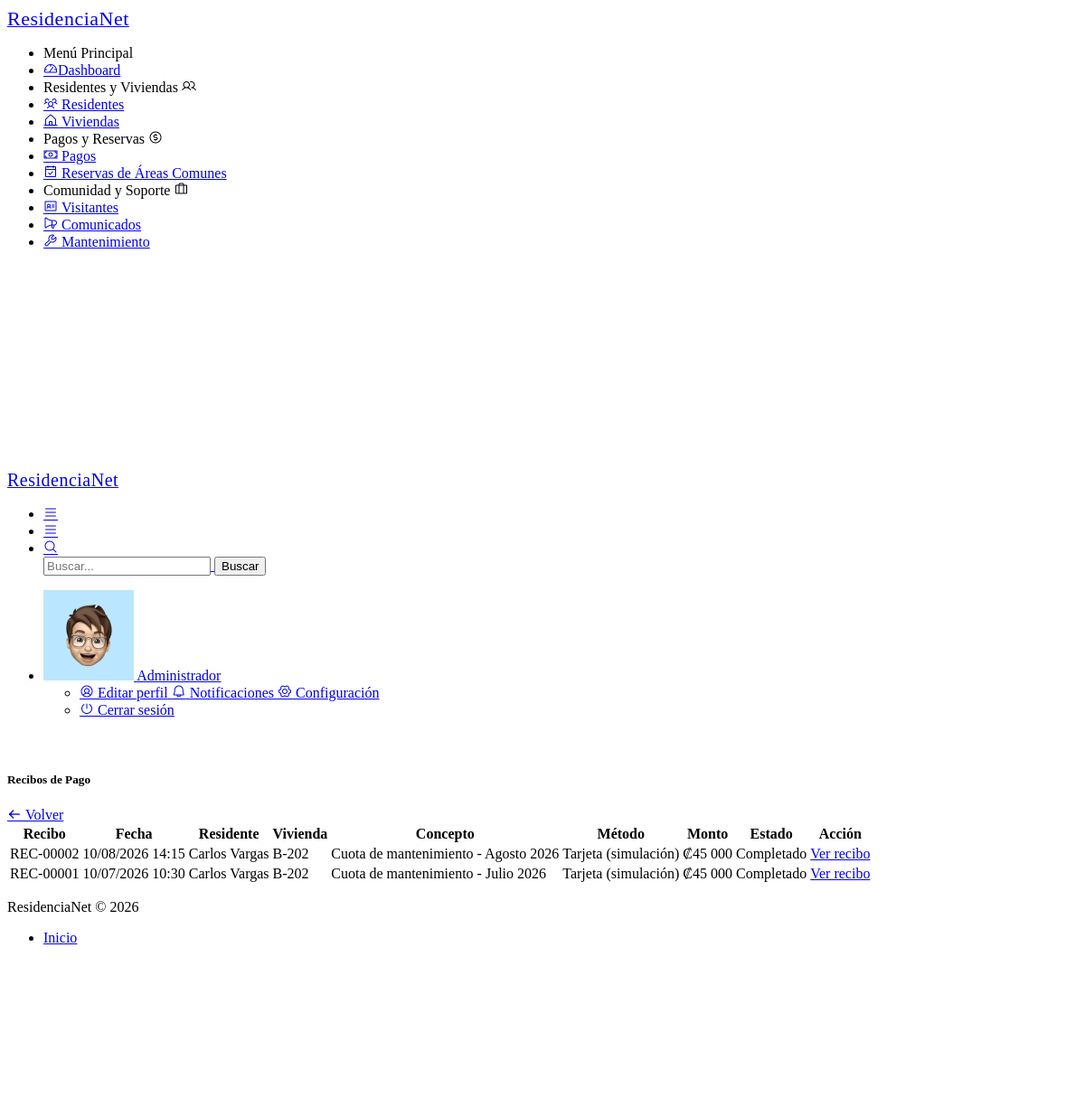
The page /pago/recibos (signed in) on the database its author committed.
### tables this page shows
CREATE TABLE IF NOT EXISTS pagos (
    id INT AUTO_INCREMENT PRIMARY KEY,
    cuota_id INT NOT NULL UNIQUE,
    monto DECIMAL(10,2) NOT NULL,
    fecha_pago DATETIME NOT NULL,
    metodo_pago VARCHAR(50) NOT NULL,
    numero_recibo VARCHAR(20) UNIQUE,
    estado ENUM('Completado') DEFAULT 'Completado',
    created_at TIMESTAMP DEFAULT CURRENT_TIMESTAMP,

    FOREIGN KEY (cuota_id)
        REFERENCES cuotas(id)
        ON DELETE CASCADE
);

CREATE TABLE IF NOT EXISTS residentes (
    id INT AUTO_INCREMENT PRIMARY KEY,
    nombre VARCHAR(100) NOT NULL,
    cedula VARCHAR(30) NOT NULL UNIQUE,
    vivienda_id INT NOT NULL,
    tipo_residente ENUM('Propietario', 'Inquilino', 'Familiar') NOT NULL,
    telefono VARCHAR(30) NOT NULL,
    correo VARCHAR(100) NOT NULL,
    fecha_ingreso DATE NOT NULL,
    estado ENUM('Activo', 'Inactivo') DEFAULT 'Activo',
    observaciones TEXT,
    created_at TIMESTAMP DEFAULT CURRENT_TIMESTAMP,
    FOREIGN KEY (vivienda_id) REFERENCES viviendas(id)
);

CREATE TABLE IF NOT EXISTS viviendas (
    id INT AUTO_INCREMENT PRIMARY KEY,
    identificador VARCHAR(50) NOT NULL,
    tipo ENUM('Apartamento', 'Casa', 'Local Comercial') NOT NULL,
    propietario VARCHAR(100),
    area DECIMAL(10,2) NOT NULL,
    num_habitantes INT DEFAULT 0,
    estado ENUM('Disponible', 'Ocupada', 'En mantenimiento') DEFAULT 'Disponible',
    observaciones TEXT,
    created_at TIMESTAMP DEFAULT CURRENT_TIMESTAMP
);

CREATE TABLE IF NOT EXISTS cuotas (
    id INT AUTO_INCREMENT PRIMARY KEY,
    residente_id INT NOT NULL,
    periodo DATE NOT NULL,
    monto DECIMAL(10,2) NOT NULL,
    fecha_vencimiento DATE NOT NULL,
    estado ENUM('Pendiente', 'Pagada') DEFAULT 'Pendiente',
    created_at TIMESTAMP DEFAULT CURRENT_TIMESTAMP,

    FOREIGN KEY (residente_id)
        REFERENCES residentes(id)
        ON DELETE CASCADE,

    UNIQUE (residente_id, periodo)
);

### app/controllers/PagoController.php (called while the page is built, shortened)
<?php
require_once '../app/core/Controller.php';
class PagoController extends Controller {
    private $pagoModel;
    public function __construct() {
        $this->pagoModel = $this->model('Pago');
    }
    public function recibos() {
        $pagos = $this->pagoModel->getPagos();
        $this->view('pagos/recibos', ['pagos' => $pagos]);
    }
}

### app/core/app.php (called while the page is built, shortened)
<?php
class App {
    protected $method = 'index';
    public function __construct() {
        $url = $this->parseUrl();
        if (isset($url[0]) && file_exists('../app/controllers/' . ucfirst($url[0]) . 'Controller.php')) {
            unset($url[0]);
        }
        $this->controller = new $this->controller;
        if (isset($url[1])) {
            if (method_exists($this->controller, $url[1])) {
                $this->method = $url[1];
                unset($url[1]);
            }
        }
        $this->params = $url ? array_values($url) : [];
        call_user_func_array([$this->controller, $this->method], $this->params);
    }
    public function parseUrl() {
        if (isset($_GET['url'])) {
            return explode('/', filter_var(rtrim($_GET['url'], '/'), FILTER_SANITIZE_URL));
        }
        return [];
    }
}

### public/index.php (called while the page is built, shortened)
<?php
require_once '../app/core/app.php';
require_once '../app/core/controller.php';
$app = new App();

### app/config/database.php (called while the page is built, shortened)
<?php
class Database {
    private static $instance = null;
    private $conn;
    private function __construct() {
        try {
            $this->conn = new mysqli(DB_HOST, DB_USER, DB_PASS, DB_NAME);
            $this->conn->set_charset("utf8");
        } catch (mysqli_sql_exception $e) {
            die("Error de conexión a la base de datos. Verifica que MySQL esté encendido y la base '" . DB_NAME . "' exista. Detalle: " . $e->getMessage());
        }
    }
    public static function getInstance() {
        if (!self::$instance) {
            self::$instance = new Database();
        }
        return self::$instance;
    }
    public function getConnection() {
        return $this->conn;
    }
}

### app/models/Pago.php (called while the page is built, shortened)
<?php
require_once '../app/config/database.php';
class Pago {
    private $db;
    public function __construct() {
        $this->db = Database::getInstance()->getConnection();
    }
    public function getPagos() {
        $query = "SELECT pagos.*,
                         cuotas.periodo,
                         residentes.nombre AS residente_nombre,
                         viviendas.identificador AS vivienda_identificador
                  FROM pagos
                  JOIN cuotas ON pagos.cuota_id = cuotas.id
                  JOIN residentes ON cuotas.residente_id = residentes.id
                  JOIN viviendas ON residentes.vivienda_id = viviendas.id
                  ORDER BY pagos.fecha_pago DESC";
        $result = $this->db->query($query);
        return $result->fetch_all(MYSQLI_ASSOC);
    }
}

### app/views/pagos/recibos.php (the view, shortened to what this page needs)
<?php
include '../app/views/layouts/header.php';
include '../app/views/layouts/sidebar.php';
include '../app/views/layouts/topbar.php';
$meses = [
    1 => 'Enero', 2 => 'Febrero', 3 => 'Marzo', 4 => 'Abril',
    5 => 'Mayo', 6 => 'Junio', 7 => 'Julio', 8 => 'Agosto',
    9 => 'Septiembre', 10 => 'Octubre', 11 => 'Noviembre', 12 => 'Diciembre'
];
?>
<div class="pc-container">
    <div class="pc-content">
        <div class="row">
            <div class="col-12">
                <div class="card">
                    <div class="card-header d-flex justify-content-between align-items-center">
                        <h5 class="mb-0">Recibos de Pago</h5>
                        <a href="<?= BASE_URL ?>/pago/index" class="btn btn-secondary">
                            <i class="feather icon-arrow-left"></i>
                            Volver
                        </a>
                    </div>
                    <div class="card-body">
                        <?php if (empty($pagos)): ?>
                            <div class="alert alert-info mb-0">
                                Todavía no hay pagos registrados.
                            </div>
                        <?php else: ?>
                            <div class="table-responsive">
                                <table class="table table-hover table-striped align-middle">
                                    <thead>
                                        <tr>
                                            <th>Recibo</th>
                                            <th>Fecha</th>
                                            <th>Residente</th>
                                            <th>Vivienda</th>
                                            <th>Concepto</th>
                                            <th>Método</th>
                                            <th>Monto</th>
                                            <th>Estado</th>
                                            <th>Acción</th>
                                        </tr>
                                    </thead>
                                    <tbody>
                                        <?php foreach ($pagos as $pago): ?>
                                            <?php
                                            $periodoTimestamp = strtotime($pago['periodo']);
                                            $periodoTexto =
                                                $meses[(int)date('n', $periodoTimestamp)] .
                                                ' ' .
                                                date('Y', $periodoTimestamp);
                                            ?>
                                            <tr>
                                                <td><?= htmlspecialchars($pago['numero_recibo']) ?></td>
                                                <td><?= date('d/m/Y H:i', strtotime($pago['fecha_pago'])) ?></td>
                                                <td><?= htmlspecialchars($pago['residente_nombre']) ?></td>
                                                <td><?= htmlspecialchars($pago['vivienda_identificador']) ?></td>
                                                <td>Cuota de mantenimiento - <?= htmlspecialchars($periodoTexto) ?></td>
                                                <td><?= htmlspecialchars($pago['metodo_pago']) ?></td>
                                                <td>₡<?= number_format((float)$pago['monto'], 0, ',', ' ') ?></td>
                                                <td><span class="badge bg-success">Completado</span></td>
                                                <td>
                                                    <a
                                                        href="<?= BASE_URL ?>/pago/recibo/<?= (int)$pago['id'] ?>"
                                                        class="btn btn-info btn-sm"
                                                    >
                                                        Ver recibo
                                                    </a>
                                                </td>
                                            </tr>
                                        <?php endforeach; ?>
                                    </tbody>
                                </table>
                            </div>
                        <?php endif; ?>
                    </div>
                </div>
            </div>
        </div>
    </div>
</div>
<?php
include '../app/views/layouts/footer.php';
include '../app/views/layouts/scripts.php';
?>

### rows shown on the page
pagos: numero_recibo "REC-00002", fecha_pago "10/08/2026 14:15", residentes.nombre "Carlos Vargas", viviendas.identificador "B-202", cuota.periodo "Agosto 2026", metodo_pago "Tarjeta (simulación)", monto "45 000"
pagos: numero_recibo "REC-00001", fecha_pago "10/07/2026 10:30", residentes.nombre "Carlos Vargas", viviendas.identificador "B-202", cuota.periodo "Julio 2026", metodo_pago "Tarjeta (simulación)", monto "45 000"

### other values the page prints
$_SESSION['user_name'] "Administrador"
